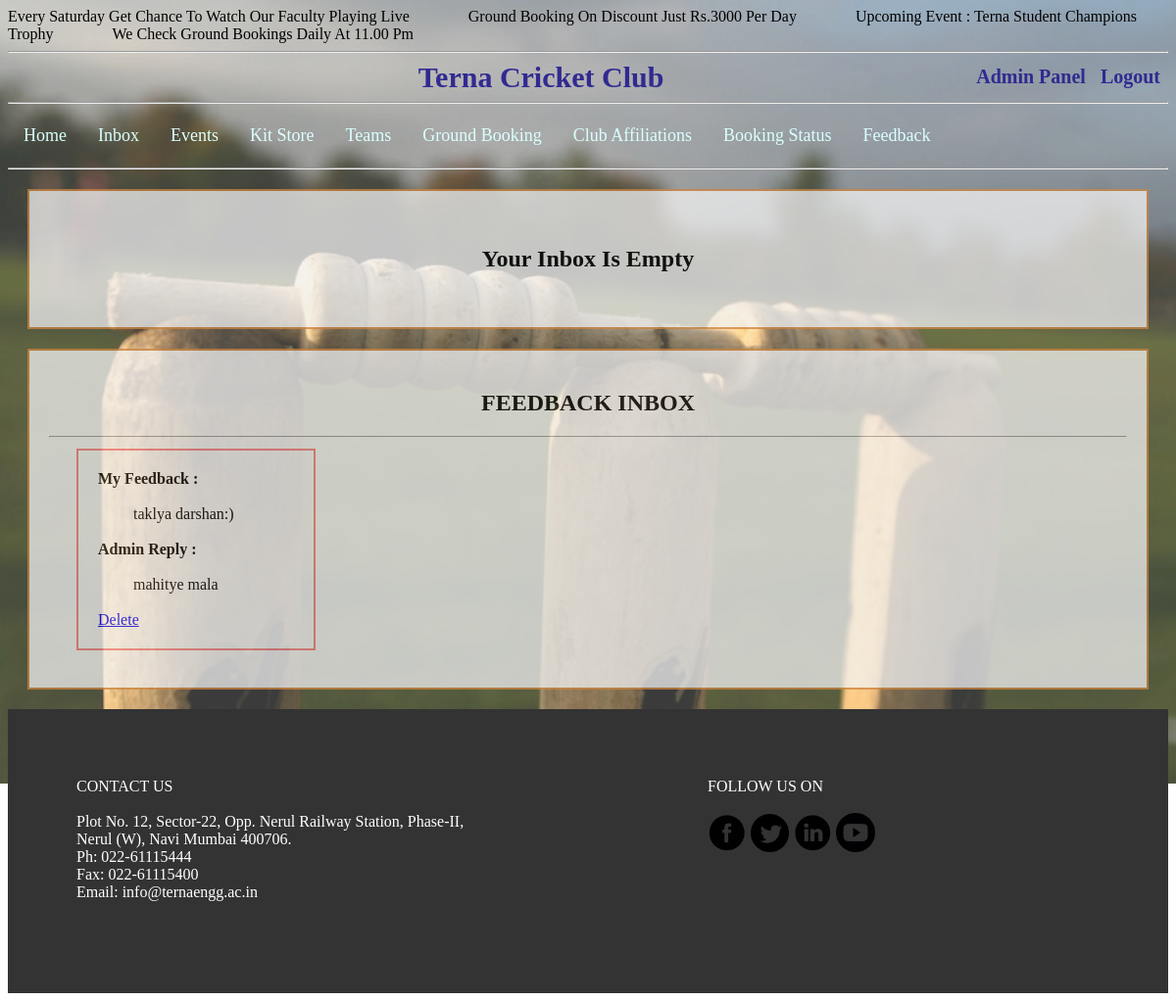
Page /user_inbox.php (signed in) on the earlier database version.
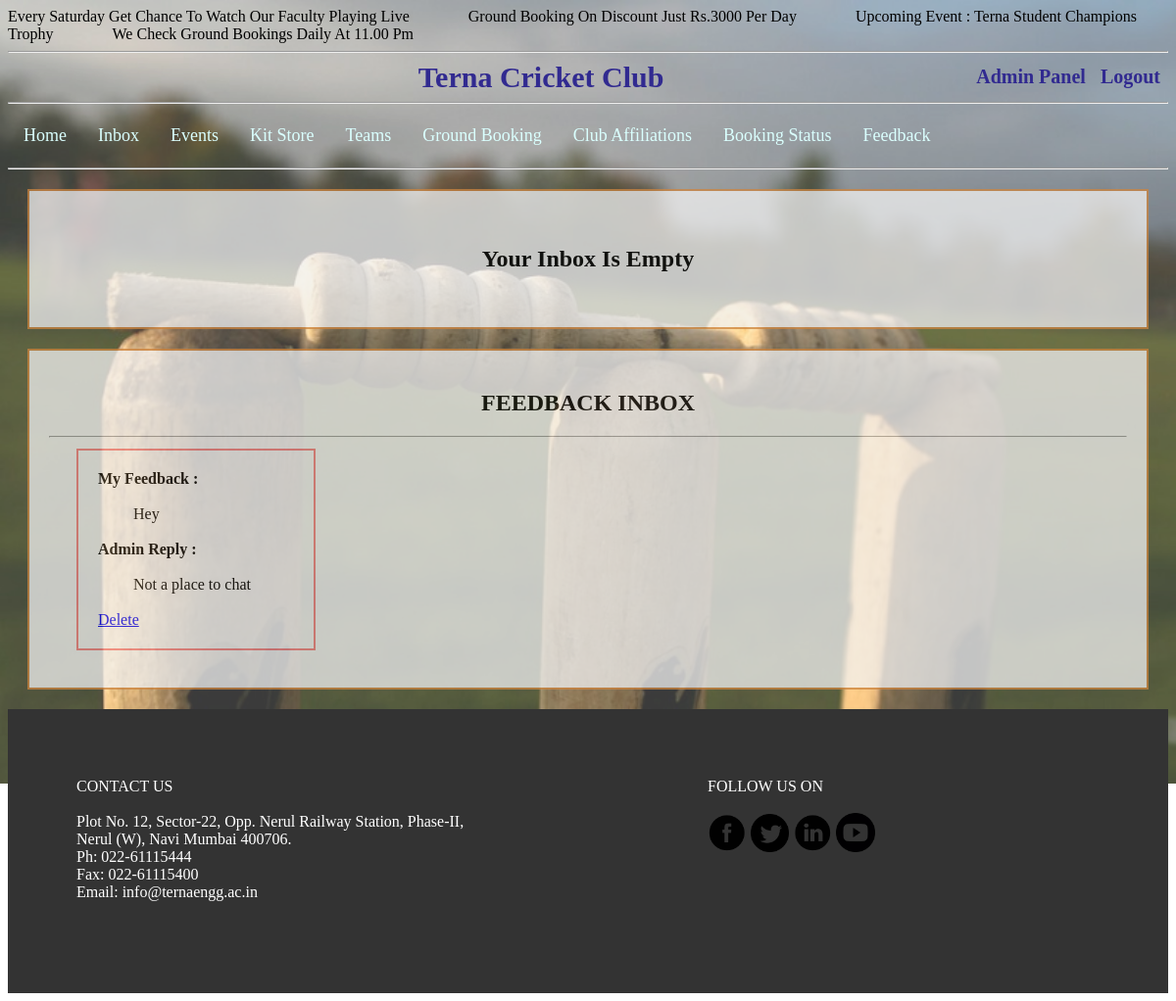
Same page on the later database version.
### tables this page shows
CREATE TABLE `notice` (
  `notice_id` int(11) NOT NULL,
  `notice_descp` varchar(500) NOT NULL
);

CREATE TABLE `fb_inbox` (
  `fbinbox_id` int(11) NOT NULL,
  `user_id` int(11) NOT NULL,
  `fb_id` int(11) NOT NULL,
  `fb_descp` varchar(5000) NOT NULL,
  `fb_reply` varchar(5000) NOT NULL
);

### user_inbox.php (the view, shortened to what this page needs)
<html>
	<head>
<link rel="stylesheet" href="style.css">
<?php
$con = mysqli_connect('localhost','root','');
mysqli_select_db($con,"cricket") or die(mysqli_error($con)) ;
$notice = "SELECT * FROM notice";
$notice_res = mysqli_query($con,$notice);
echo '<marquee>';
while($row=mysqli_fetch_assoc($notice_res)){
echo $row['notice_descp'];
}
echo  '</marquee>';
echo '	<hr>
		</head>
		<body>';
if(isset( $_SESSION['session_id']) AND isset( $_SESSION['user_id']))
	{
	echo'<div class="title"><center> Terna Cricket Club
	<span class="innertitle">';
	if(isset( $_SESSION['admin']) )
	{
		echo "<a href='adminpanel.php' style='text-decoration:none;'>Admin Panel</a>";
	}
	echo '<a href="logout.php" style="text-decoration:none">Logout</a>
	</span></div>
	</center><hr>';
}
else{
	die(header("location:index.php"));
}
echo'<div class="navbar" >
	<a href="index.php">Home</a>';
	if(isset( $_SESSION['session_id']) AND isset( $_SESSION['user_id']))
	{
	echo'<a href="user_inbox.php">Inbox</a>';
	}
echo'
	<a href="event.php">Events</a>
	<a href="product.php">Kit Store</a>
	<a href="teams.php">Teams</a>
	<a href="user_booking.php">Ground Booking</a>
	<a href="club.php">Club Affiliations</a>
	<a href="booking.php">Booking Status</a>';
	if(isset( $_SESSION['session_id']) AND isset( $_SESSION['user_id']))
	{
	echo'<a href="user_fb.php">Feedback</a>';
	}
echo'</div>';
echo '<hr>';
$user_id=$_SESSION['user_id'];
	$sql="select * from user_inbox where user_id='$user_id' ";
	$res=mysqli_query($con,$sql) or die(mysqli_error($con));
$count=0;
	echo '<div class="box">';
	if(mysqli_num_rows($res)>0)
		{
	echo "<table>";
	echo"<center><b><h2>INBOX</h2></b></center><hr>";
	while($row=mysqli_fetch_assoc($res))
	{
	echo "<td>";
	echo'<div class="colwidth_200">';
	$userinbox_id=$row['userinbox_id'];
	$user_msg=$row['user_msg'];
	echo $user_msg;
	echo '<br><br>';
	echo '<a href="userinbox_action.php?status=3&userinbox_id='.$userinbox_id.'&msg_type=user">';
			echo 'Delete </a>';
	echo '</div>';
		echo "</td>";
		$count++;
		if($count==4){
		$count=0;
		echo "</tr>";
			}
		}
		echo "</table>";
	}
else{
	echo '<br><br>';
	echo '<center ><font size="5"><b>Your Inbox Is Empty</b></font><center>';
	echo '<br><br>';
	}
	echo '</div>';
	$sql1="select * from fb_inbox where user_id='$user_id'";
	$res1=mysqli_query($con,$sql1) or die(mysqli_error($con));
	if(mysqli_num_rows($res1)>0)
		{
	echo '<div class="box">';
	echo "<table>";
	echo"<center><b><h2>FEEDBACK INBOX</h2></b></center><hr>";
	while($row1=mysqli_fetch_assoc($res1))
	{
	$fb_descp=$row1['fb_descp'];
	echo "<td>";
	echo'<div class="colwidth_200">';
	$fbinbox_id=$row1['fbinbox_id'];
	$fb_reply=$row1['fb_reply'];
	echo '<b>My Feedback :</b><br><br>';
	echo $fb_descp;
	echo '<br><br>';
	echo '<b>Admin Reply :</b><br><br>';
	echo $fb_reply;
	echo '<br><br>';
	echo '<a href="userinbox_action.php?status=3&fbinbox_id='.$fbinbox_id.'&msg_type=fb">';
			echo 'Delete </a>';
	echo '</div>';
		echo "</td>";
		}
		echo "</table>";
			echo '</div>';
	}
else{
	echo '<div class="box">';
	echo "<br><br>";
	echo '<font size="5"><center><b>Your Feedback Inbox Is Empty</b><center></font>';
	echo "<br><br>";
	echo "</div>";
	}
?>
<footer>
<div class="footer">
<div class="f1" style="float:left">
CONTACT US <br><br>
Plot No. 12, Sector-22, Opp. Nerul Railway Station, Phase-II, Nerul (W), Navi Mumbai 400706.<br>
Ph: 022-61115444 <br>
Fax: 022-61115400 <br>
Email: info@ternaengg.ac.in <br>
</div>
<div class="f1" style="float:right ;" >
FOLLOW US ON <br><br>
<a target="_blank" href="https://www.facebook.com/ternanerul"><img src="pics/logo/logo1.png" width="40"></a>
<a target="_blank" href="https://twitter.com/terna_college"><img src="pics/logo/logo2.png" width="39"></a>
<a target="_blank" href="https://www.linkedin.com/school/terna-engineering-college/about/"><img src="pics/logo/logo3.png" width="40"></a>
<a target="_blank" href="https://www.youtube.com/user/TEC2016" ><img src="pics/logo/logo4.png" width="40"></a>
</div>
</div>
</footer>

### style.css (style rules this page uses)
.innertitle { font-size:20px; margin-top:5px; float:right; padding-right:8px; }
.innertitle a { color: #312a90; }
.title { font-weight:bold; text-align:center; padding-left:100; font-size:30; color:#312a90; }
.box { margin:20px; padding:20px; border:2px; border-style: solid; border-color: peru; background-color: #f2f2f2; opacity: 0.75; }
.navbar { overflow: hidden; position: relative; top: 0; width: 100%; }
.navbar a { float: left; display: block; color: white; padding: 14px 16px; font-size:18px; text-decoration: none; color:#dafffe; }
.colwidth_200 { margin-left:25; margin-right:25; margin-bottom:15; padding:20px; width:200px; border:2px; border-style: solid; border-color: lightcoral; word-wrap:break-word; }
.footer { clear:both; padding:20px; height:250; background-color: #333333; }
.f1 { width:400; color:white; margin:50; text-align:left; }

Differences in the rows shown:
removed fb_inbox: fb_descp "taklya darshan:)", fb_reply "mahitye mala"
added fb_inbox: fb_descp "Hey", fb_reply "Not a place to chat"
